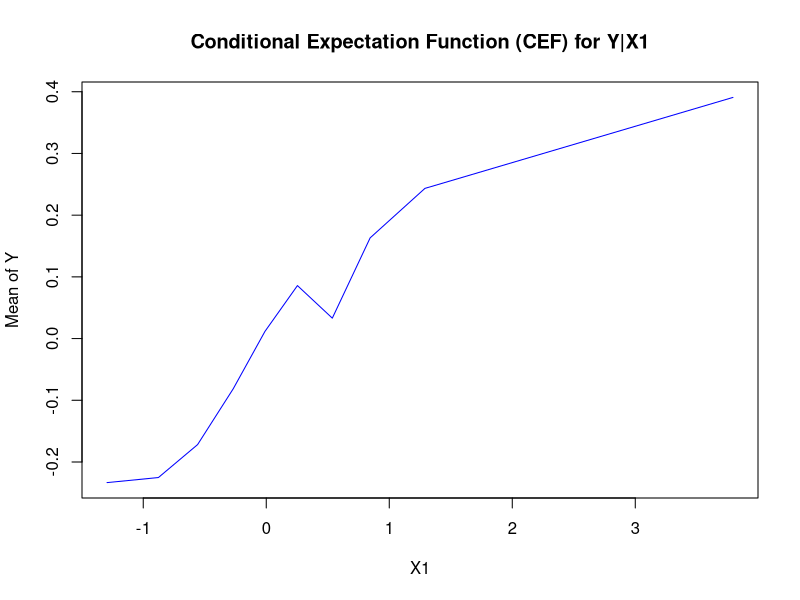

Generate this figure with R:


install.packages("MASS")

library(MASS)



#Part B
print("Part B")
# Set seed for reproducibility
#1
set.seed(420711)

# Generate sample data
library(MASS)
sigma <- matrix(c(1,0.2,0.1,0.35,0,0.2,1,0,0.4,0,0.1,0,1,0,0.4,0.35,0.4,0,1,0.6,0,0,0.4,0.6,1), 5, 5)
vect <- mvrnorm(5347, rep(0, 5), sigma)

# Extract variables
Y=vect[,1]
X1=vect[,2]
X2=vect[,3]
Z1=vect[,4]
Z2=vect[,5]


# Covariance matrix
cov_matrix <- cov(vect)
print(cov_matrix)

# Coefficient of Y on X1
#2
xbar=mean(X1)
ybar=mean(Y)
beta1=sum((X1-xbar)*(Y-ybar))/sum((X1-xbar)^2)
beta1

beta1 <- lm(Y ~ X1)$coef[2]
print(beta1)

# Get X
X=matrix(cbind(1,X1,X2,Z1,Z2),5347,5)
X

# Get X'X
XtX <- t(X) %*% X
print(XtX)

# Inverse of X'X
inv_XtX <- solve(XtX)
print(inv_XtX)

# Check if XtX * inv_XtX equals identity matrix
print(XtX %*% inv_XtX)

# Calculate beta_hat
beta_hat <- solve(t(X) %*% X) %*% t(X) %*% Y
print(beta_hat)

# Coefficients from lm() function
lm_coef <-lm(Y~X1+X2+Z1+Z2)$coef
print(lm_coef)

# Define number of bins and compute bin edges
num_bins <- 10
bin_edges <- quantile(X1, probs = seq(0, 1, length.out = num_bins + 1))

# Compute bin indices for each observation
bin_indices <- cut(X1, breaks = bin_edges, labels = FALSE)

# Compute the mean of Y within each bin
bin_means <- tapply(Y, bin_indices, mean)

# Plot CEF
plot(bin_edges[-1], bin_means, type = "l", col = "blue", 
     xlab = "X1", ylab = "Mean of Y",
     main = "Conditional Expectation Function (CEF) for Y|X1")
